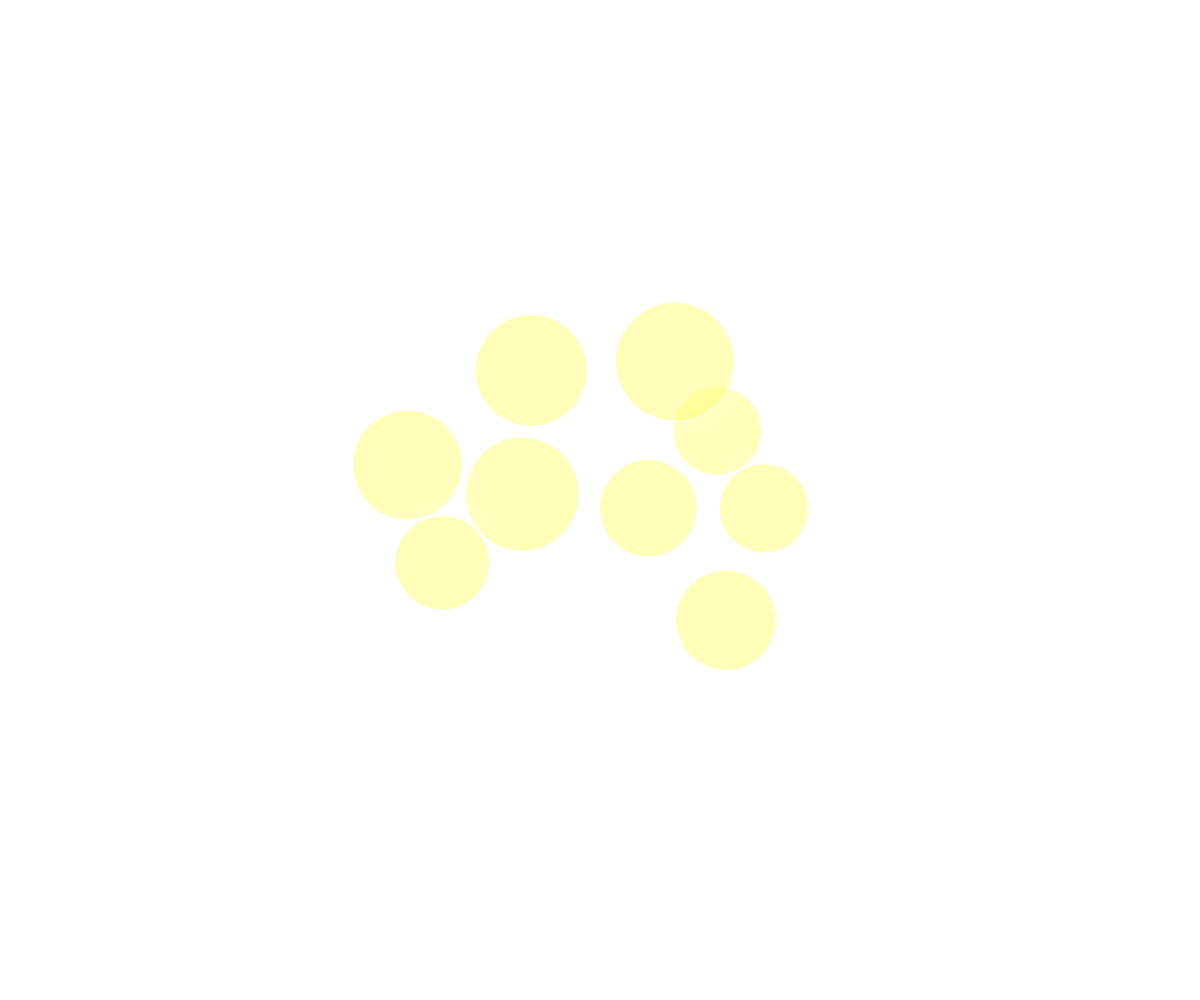
Frame 1 (no input)
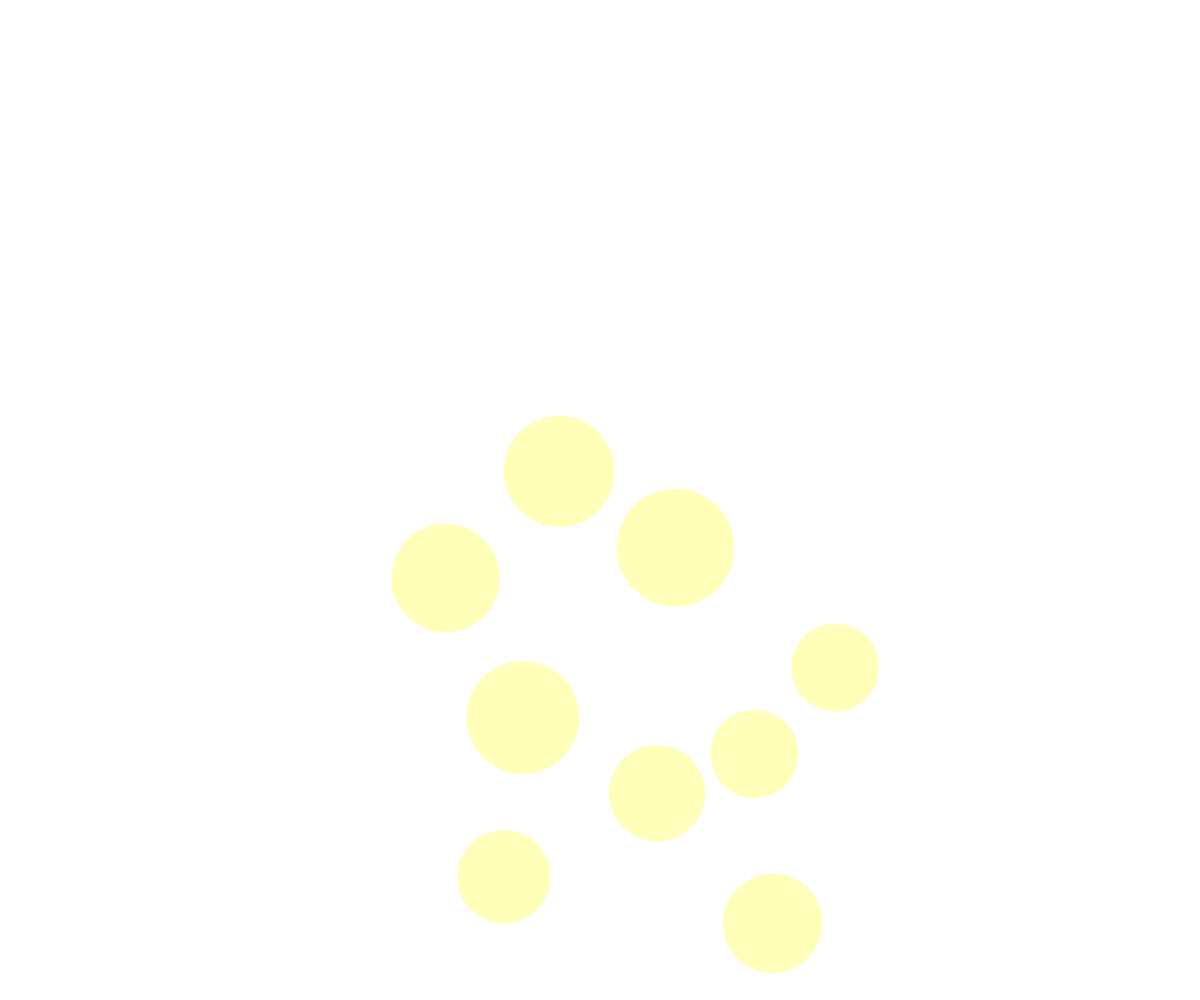
Frame 60 (no input)
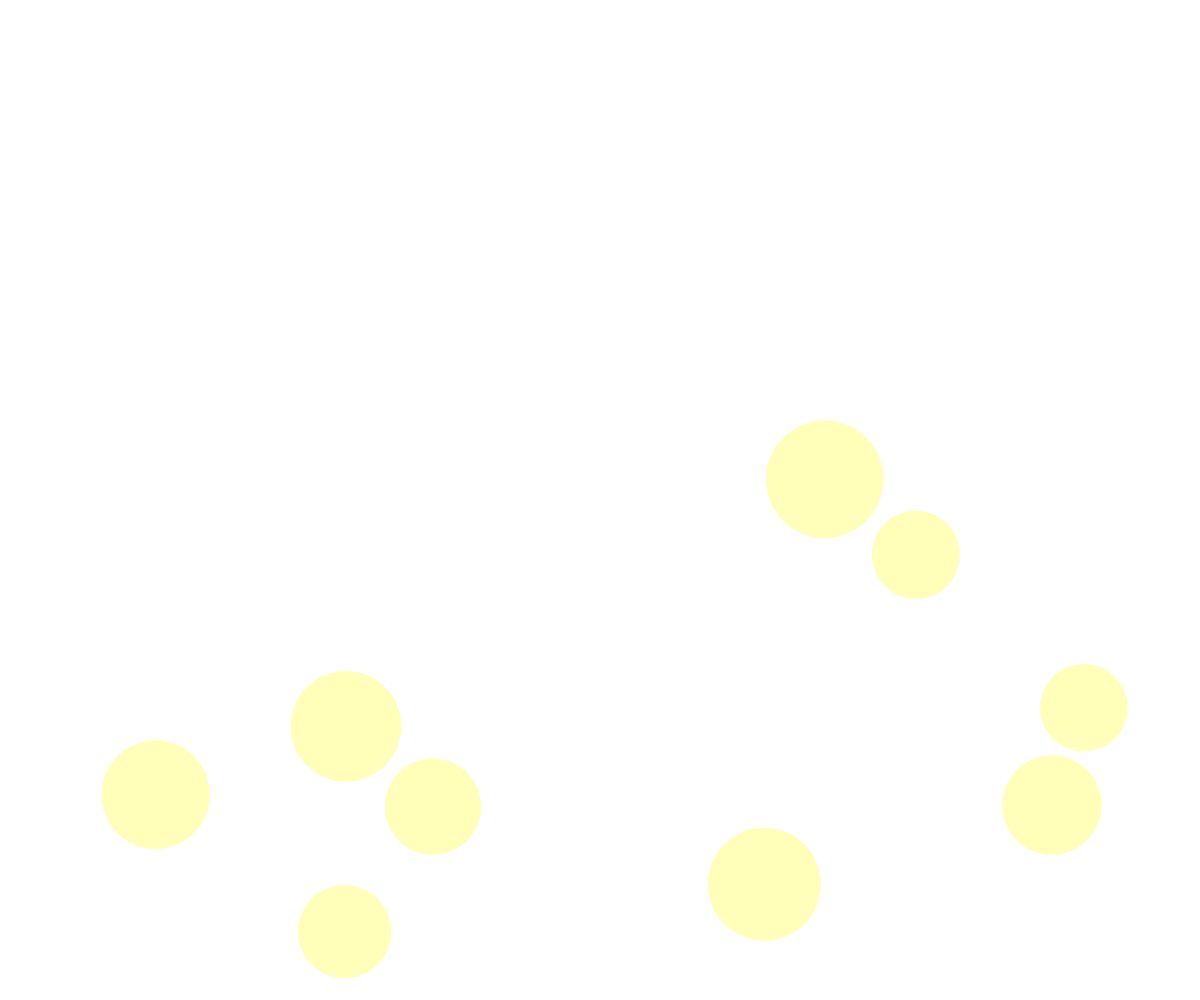
Frame 120 (the mouse pressed at the canvas centre since frame 60)

The p5.js sketch that drew these frames (run headless with seeded random() and noise() and a simulated clock; from frame 60 on, the mouse is pressed at the canvas centre):

// p5.js sketch
// ── sketch.js
let particles = [];
let followingParticle; // Particle that will follow the mouse

function setup() {
  createCanvas(windowWidth, windowHeight);
  drawingContext.shadowBlur = 30; // Adjust the blur intensity
  drawingContext.shadowColor = color(255); // White glow effect

  // Create multiple particles
  for (let i = 0; i < 10; i++) {
    let x = random(width / 2 - 200, width / 2 + 200);
    let y = random(height / 2 - 150, height / 2 + 150);
    particles.push(new Particle(x, y));
  }
  
  // Choose one particle to follow the mouse (for example, the first one)
  followingParticle = particles[0]; // You can change the index to choose which particle to follow
}

function draw() {
  background(0, 150);
  resizeCanvas(windowWidth, windowHeight);

  // Update the position of the following particle to mouse position
  followingParticle.position.x = mouseX;
  followingParticle.position.y = mouseY;

  // Update and display all particles
  for (let i = 0; i < particles.length; i++) {
    let particleA = particles[i];
    for (let j = i + 1; j < particles.length; j++) {
      let particleB = particles[j];
      particleA.collide(particleB);
    }
  }

  // Update and show each particle, but skip the one following mouse
  for (let particle of particles) {
    if (particle !== followingParticle) { // Skip the one following the mouse
      particle.update();
      particle.edges();
      fill(255, 255, 80, 100);
      particle.show();
    }
  }
}

function keyPressed() {
  if (!fullscreen()) {
    fullscreen(true);
  }
}

// Particle class
class Particle {
  constructor(x, y) {
    this.position = createVector(x, y);
    this.velocity = p5.Vector.random2D();
    this.velocity.mult(random(1, 2));
    this.acceleration = createVector(0, 0);
    this.mass = random(7, 16);
    this.r = sqrt(this.mass) * 15;

    // Gravity vector
    this.gravity = createVector(0, 0.1); // Simulate gravity pulling downward
  }

  applyForce(force) {
    let f = force.copy();
    f.div(this.mass);
    this.acceleration.add(f);
  }

  update() {
    // Apply gravity to acceleration
    this.acceleration.add(this.gravity);
    this.velocity.add(this.acceleration);
    this.position.add(this.velocity);
    this.acceleration.mult(0);
  }

  collide(other) {
    let impactVector = p5.Vector.sub(other.position, this.position);
    let d = impactVector.mag();
    if (d < this.r + other.r) {
      let overlap = d - (this.r + other.r);
      let dir = impactVector.copy();
      dir.setMag(overlap * 0.5);
      this.position.add(dir);
      other.position.sub(dir);

      d = this.r + other.r;
      impactVector.setMag(d);

      let mSum = this.mass + other.mass;
      let vDiff = p5.Vector.sub(other.velocity, this.velocity);
      let num = vDiff.dot(impactVector);
      let den = mSum * d * d;
      let deltaVA = impactVector.copy();
      deltaVA.mult(2 * other.mass * num / den);
      this.velocity.add(deltaVA);

      let deltaVB = impactVector.copy();
      deltaVB.mult(-2 * this.mass * num / den);
      other.velocity.add(deltaVB);
    }
  }

  edges() {
    if (this.position.x > width - 20 - this.r) {
      this.position.x = width - 20 - this.r;
      this.velocity.x *= -1;
    } else if (this.position.x < this.r + 20) {
      this.position.x = this.r + 20;
      this.velocity.x *= -1;
    }

    if (this.position.y > height - 20 - this.r) {
      this.position.y = height - 20 - this.r;
      this.velocity.y *= -1;
    } else if (this.position.y < this.r + 20) {
      this.position.y = this.r + 20;
      this.velocity.y *= -1;
    }
  }

  show() {
    noStroke();
    ellipse(this.position.x, this.position.y, this.r * 2, this.r * 2); // Draw a circle
  }
}
